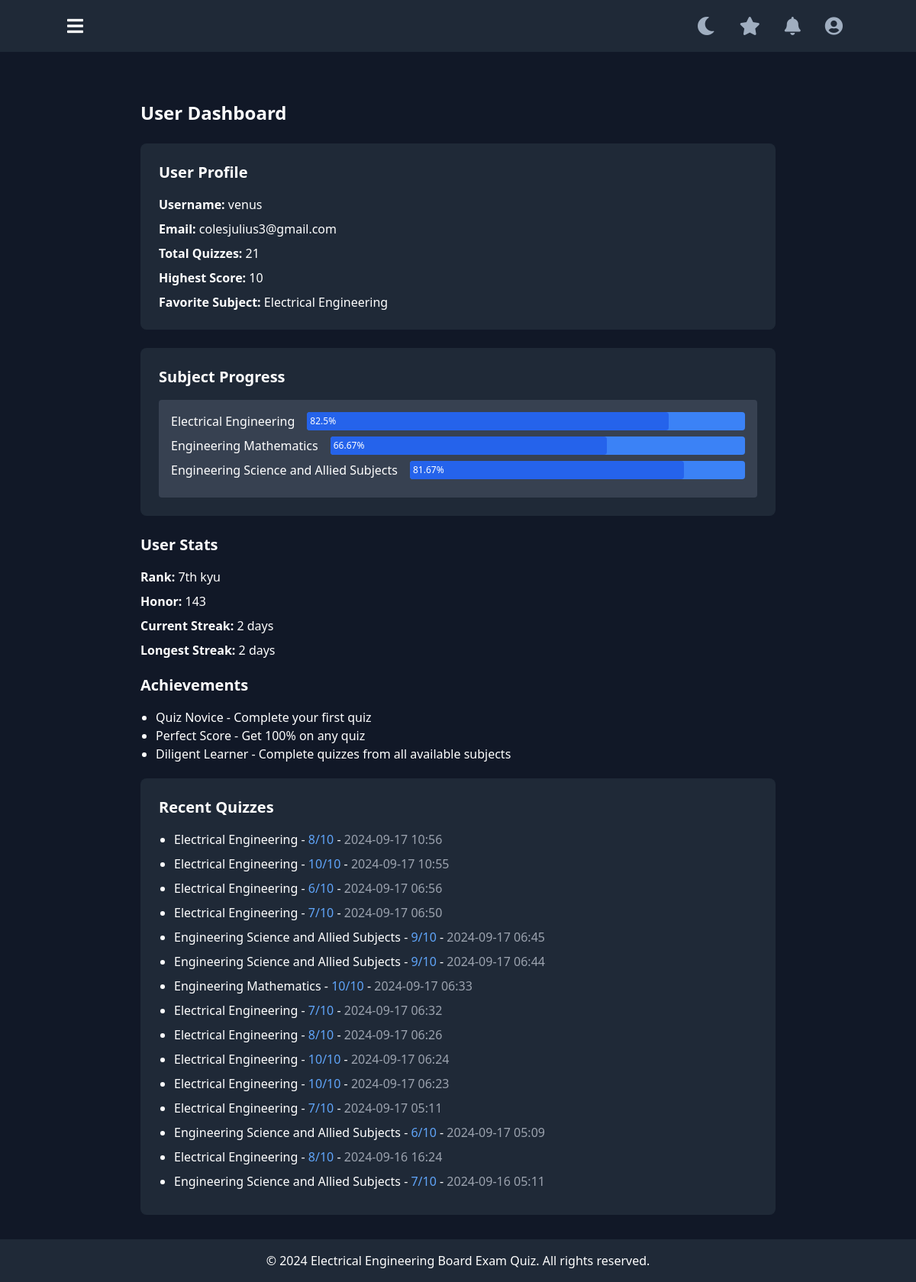
The page /dashboard (signed in) on the database its author committed.
### app.py (models this page shows, shortened)
class User(UserMixin, db.Model):
    id = db.Column(db.Integer, primary_key=True)
    username = db.Column(db.String(64), unique=True, nullable=False)
    email = db.Column(db.String(120), unique=True, nullable=False)
    password_hash = db.Column(db.String(128))
    role_id = db.Column(db.Integer, db.ForeignKey('role.id'))
    role = db.relationship('Role', back_populates='users')
    email_verified = db.Column(db.Boolean, default=False)
    quiz_attempts = db.relationship('QuizAttempt', back_populates='user', lazy=True)
    rank = db.Column(db.Integer, default=8)
    honor_points = db.Column(db.Integer, default=5)
    current_streak = db.Column(db.Integer, default=0)
    longest_streak = db.Column(db.Integer, default=0)
    last_quiz_date = db.Column(db.Date)
    achievements = db.relationship('Achievement', secondary='user_achievements', back_populates='users')
    quiz_attempts = db.relationship('QuizAttempt', back_populates='user', cascade='all, delete-orphan')

class Achievement(db.Model):
    id = db.Column(db.Integer, primary_key=True)
    name = db.Column(db.String(100), nullable=False)
    description = db.Column(db.String(200))
    users = db.relationship('User', secondary='user_achievements', back_populates='achievements')

class QuizAttempt(db.Model):
    id = db.Column(db.Integer, primary_key=True)
    user_id = db.Column(db.Integer, ForeignKey('user.id'), nullable=False)
    question_id = db.Column(db.Integer, ForeignKey('question.id'), nullable=True)  # Change to nullable=True
    subject = db.Column(db.String(100), nullable=False)
    topics = db.Column(db.String(500), nullable=False)
    difficulty = db.Column(db.String(20), nullable=False)
    score = db.Column(db.Integer, nullable=False)
    total_questions = db.Column(db.Integer, nullable=False)
    date = db.Column(db.DateTime, default=datetime.utcnow, nullable=False)
    completion_time = db.Column(db.Integer)  # in minutes
    user = relationship('User', back_populates='quiz_attempts')
    question = relationship('Question', back_populates='quiz_attempts')

### app.py (the view)
@app.route('/dashboard')
@login_required
def dashboard():
    user = current_user
    total_quizzes = QuizAttempt.query.filter_by(user_id=user.id).count()
    highest_score = db.session.query(func.max(QuizAttempt.score)).filter_by(user_id=user.id).scalar() or 0
    favorite_subject = db.session.query(
        QuizAttempt.subject,
        func.count(QuizAttempt.id).label('count')
    ).filter_by(user_id=user.id).group_by(QuizAttempt.subject).order_by(func.count(QuizAttempt.id).desc()).first()
    recent_quizzes = QuizAttempt.query.filter_by(user_id=user.id).order_by(QuizAttempt.date.desc()).limit(15).all()
    subject_progress = db.session.query(
        QuizAttempt.subject,
        func.avg(QuizAttempt.score).label('avg_score'),
        func.count(QuizAttempt.id).label('attempts')
    ).filter_by(user_id=user.id).group_by(QuizAttempt.subject).all()
    achievements = current_user.achievements
    return render_template('dashboard.html',
                           user=current_user,
                           total_quizzes=total_quizzes,
                           highest_score=highest_score,
                           favorite_subject=favorite_subject,
                           recent_quizzes=recent_quizzes,
                           subject_progress=subject_progress,
                           achievements=current_user.achievements)

### app.py (called while the page is built)
@login_manager.user_loader
def load_user(user_id):
    return User.query.get(int(user_id))

@app.template_filter('unique')
def unique_filter(seq):
    seen = set()
    return [x for x in seq if not (x in seen or seen.add(x))]

### templates/dashboard.html (shortened to what this page needs)
{% extends "base.html" %}
{% block content %}
<div class="container mx-auto mt-8 px-4">
    <h2 class="text-2xl font-bold mb-6">User Dashboard</h2>
    <div class="bg-gray-800 p-6 rounded-lg mb-6">
        <h3 class="text-xl font-semibold mb-4">User Profile</h3>
        <p class="mb-2"><strong>Username:</strong> {{ user.username }}</p>
        <p class="mb-2"><strong>Email:</strong> {{ user.email }}</p>
        <p class="mb-2"><strong>Total Quizzes:</strong> {{ total_quizzes }}</p>
        <p class="mb-2"><strong>Highest Score:</strong> {{ highest_score }}</p>
        {% if favorite_subject %}
        <p><strong>Favorite Subject:</strong> {{ favorite_subject.subject }}</p>
        {% endif %}
    </div>
    <div class="bg-gray-800 p-6 rounded-lg mb-6">
        <h3 class="text-xl font-semibold mb-4">Subject Progress</h3>
        <div class="bg-gray-700 p-4 rounded">
            {% for subject in subject_progress %}
            <div class="flex justify-between mb-2">
                <span class="font-medium">{{ subject.subject }}</span>
                <div class="flex-grow ml-4 bg-blue-500 rounded">
                    <div class="bg-blue-600 text-white text-xs p-1 rounded" style="width: {{ (subject.avg_score / 10) * 100 }}%;">
                        {{ ((subject.avg_score / 10) * 100)|round(2) }}%
                    </div>
                </div>
            </div>
            {% endfor %}
        </div>
    </div>
    <div class="user-stats">
        <h3 class="text-xl font-semibold mb-4">User Stats</h3>
        <p class="mb-2"><strong>Rank:</strong> {{ user.rank }}th kyu</p>
        <p class="mb-2"><strong>Honor:</strong> {{ user.honor_points }}</p>
        <p class="mb-2"><strong>Current Streak:</strong> {{ user.current_streak }} days</p>
        <p><strong>Longest Streak:</strong> {{ user.longest_streak }} days</p>
    </div>
    <div class="achievements" style="margin-top: 20px; margin-bottom: 20px;">
        <h3 class="text-xl font-semibold mb-4">Achievements</h3>
        <ul class="list-disc pl-5">
            {% for achievement in achievements|unique %}
            <li>{{ achievement.name }} - {{ achievement.description }}</li>
            {% endfor %}
        </ul>
    </div>
    <div class="bg-gray-800 p-6 rounded-lg">
        <h3 class="text-xl font-semibold mb-4">Recent Quizzes</h3>
        <ul class="list-disc pl-5">
            {% for quiz in recent_quizzes %}
            <li class="mb-2">
                <span class="font-medium">{{ quiz.subject }}</span> -
                <span class="text-blue-400">{{ quiz.score }}/{{ quiz.total_questions }}</span> -
                <span class="text-gray-400">{{ quiz.date.strftime('%Y-%m-%d %H:%M') }}</span>
            </li>
            {% endfor %}
        </ul>
    </div>
</div>
{% endblock %}

### templates/base.html (shortened to what this page needs)
<!DOCTYPE html>
<html lang="en">
<head>
    <link href="https://cdn.jsdelivr.net/npm/tailwindcss@2.2.19/dist/tailwind.min.css" rel="stylesheet">
    <link href="https://cdnjs.cloudflare.com/ajax/libs/font-awesome/5.15.3/css/all.min.css" rel="stylesheet">
</head>
<body class="bg-gray-900 text-white min-h-screen flex flex-col">
    <nav class="bg-gray-800 nav-bar relative z-10">
        <div class="container mx-auto">
            <div class="flex justify-between items-center">
                <button id="menu-toggle" class="text-2xl">
                    <i class="fas fa-bars"></i>
                </button>
                <div class="flex items-center space-x-4">
                    <button class="nav-button"><i class="fas fa-moon"></i></button>
                    <button class="nav-button"><i class="fas fa-star"></i></button>
                    <button class="nav-button"><i class="fas fa-bell"></i></button>
                    <button id="user-menu-button" class="nav-button relative">
                        <i class="fas fa-user-circle"></i>
                    </button>
                </div>
            </div>
        </div>
    </nav>
    <main class="flex-grow">
        <div class="container mx-auto px-4 py-8 max-w-4xl">
            {% block content %}{% endblock %}
        </div>
    </main>
    <footer class="bg-gray-800 py-4 mt-auto">
        <div class="container mx-auto text-center">
            <p>&copy; 2024 Electrical Engineering Board Exam Quiz. All rights reserved.</p>
        </div>
    </footer>
</body>
</html>

### templates/base.html (style rules this page uses)
main { padding-top: 0rem; }
.nav-button { font-size: 1.5rem; padding: 0.5rem; color: #a0aec0; transition: color 0.3s ease; }
.nav-bar { padding: 0.5rem 1rem; margin-bottom: 0; }

### rows shown on the page
User: username "venus", email "colesjulius3@gmail.com", rank "7", honor_points "143", current_streak "2", longest_streak "2"
Achievement: name "Quiz Novice", description "Complete your first quiz"
Achievement: name "Perfect Score", description "Get 100% on any quiz"
Achievement: name "Diligent Learner", description "Complete quizzes from all available subjects"
QuizAttempt: subject "Electrical Engineering", score "8", total_questions "10", date "2024-09-17 10:56"
QuizAttempt: subject "Electrical Engineering", score "10", total_questions "10", date "2024-09-17 10:55"
QuizAttempt: subject "Electrical Engineering", score "6", total_questions "10", date "2024-09-17 06:56"
QuizAttempt: subject "Electrical Engineering", score "7", total_questions "10", date "2024-09-17 06:50"
QuizAttempt: subject "Engineering Science and Allied Subjects", score "9", total_questions "10", date "2024-09-17 06:45"
QuizAttempt: subject "Engineering Science and Allied Subjects", score "9", total_questions "10", date "2024-09-17 06:44"
QuizAttempt: subject "Engineering Mathematics", score "10", total_questions "10", date "2024-09-17 06:33"
QuizAttempt: subject "Electrical Engineering", score "7", total_questions "10", date "2024-09-17 06:32"
QuizAttempt: subject "Electrical Engineering", score "8", total_questions "10", date "2024-09-17 06:26"
QuizAttempt: subject "Electrical Engineering", score "10", total_questions "10", date "2024-09-17 06:24"
QuizAttempt: subject "Electrical Engineering", score "10", total_questions "10", date "2024-09-17 06:23"
QuizAttempt: subject "Electrical Engineering", score "7", total_questions "10", date "2024-09-17 05:11"
QuizAttempt: subject "Engineering Science and Allied Subjects", score "6", total_questions "10", date "2024-09-17 05:09"
QuizAttempt: subject "Electrical Engineering", score "8", total_questions "10", date "2024-09-16 16:24"
QuizAttempt: subject "Engineering Science and Allied Subjects", score "7", total_questions "10", date "2024-09-16 05:11"

### other values the page prints
{{ total_quizzes }} "21"
{{ highest_score }} "10"
{{ favorite_subject.subject }} "Electrical Engineering"
{{ subject.subject }} "Electrical Engineering" "Engineering Mathematics" "Engineering Science and Allied Subjects"
{{ ((subject.avg_score / 10) * 100)|round(2) }} "82.5" "66.67" "81.67"
